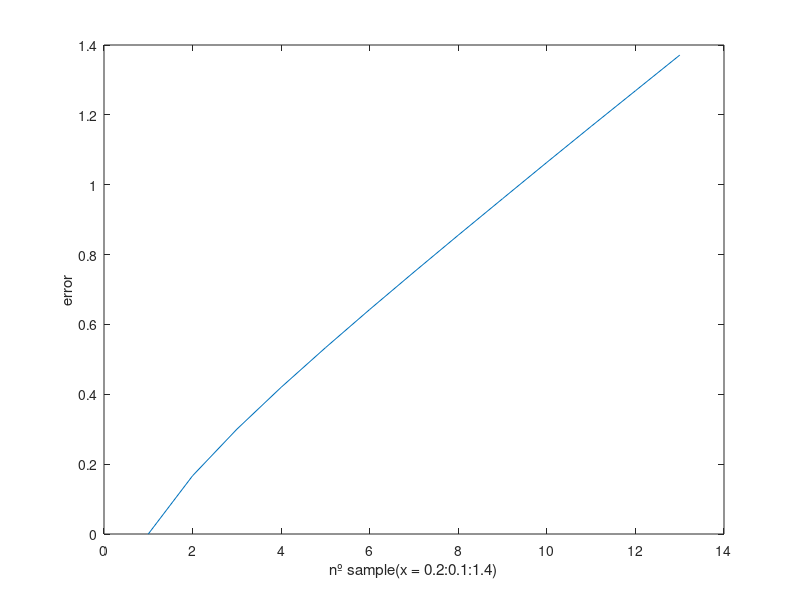

Reproduce this figure in MATLAB.
figure(1)
plot([10^(-11) 0.1667 0.3 0.42 0.5333 0.6429 0.75 0.8556 0.96 1.064 1.167 1.269 1.371])
xlabel('nº sample(x = 0.2:0.1:1.4)')
ylabel('error')

